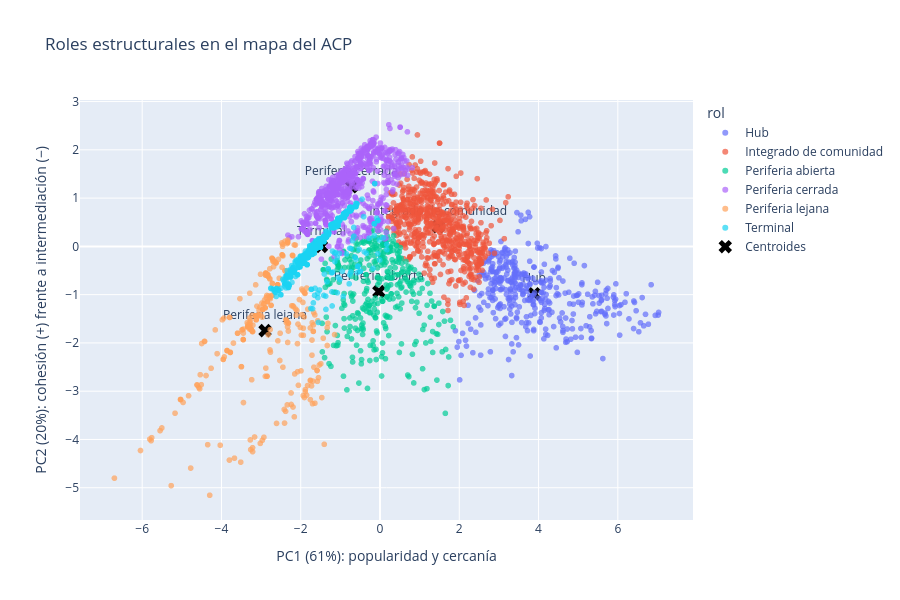

This figure's notebook cell:
### Markdown cell above
### Qué muestran GMM y DBSCAN

- **GMM:** coincide en parte con k-means (ARI 0,554) y casi no deja aeropuertos ambiguos (solo 2 de 3.188 tienen una pertenencia máxima menor a 0,8). Es decir, los grupos están bien separados en este espacio; lo que cambia entre algoritmos son los límites entre los roles de periferia, que son un continuo.
- **DBSCAN** encuentra 8 zonas densas y marca **39 outliers estructurales (1,2%)**. Veinticuatro de ellos son "periferia lejana" para k-means. Entre los diez de mayor degree, ocho son aeropuertos canadienses (Toronto, Sioux Lookout, Regina, Saskatoon…) y dos son de Vanuatu. Toronto (degree 147) es el caso más llamativo: es un hub con una excentricidad de solo 6, la más baja del grupo, y su combinación de medidas no cabe en ninguna zona densa. Que tantos canadienses aparezcan aquí sugiere un perfil particular de esa región (conexiones moderadas y cercanas al núcleo), pero no lo hemos verificado.

### Code cell
# 5.6 Mapa de los aeropuertos en las dos primeras componentes del ACP, coloreado por rol
import plotly.express as px
import plotly.graph_objects as go

coords = pca.transform(Z)[:, :2]
df_rol["PC1"], df_rol["PC2"] = coords[:, 0], coords[:, 1]

fig = px.scatter(df_rol, x="PC1", y="PC2", color="rol", hover_name="etiqueta",
                 hover_data=["ciudad", "pais", "degree"], opacity=0.7,
                 category_orders={"rol": roles_orden}, title="Roles estructurales en el mapa del ACP")

# Centroides de cada rol (X negras)
cent_pca = pca.transform(centroides)[:, :2]
fig.add_trace(go.Scatter(x=cent_pca[:, 0], y=cent_pca[:, 1], mode="markers+text", text=roles_orden,
                         textposition="top center", name="Centroides", hoverinfo="skip",
                         marker=dict(symbol="x", size=12, color="black")))
fig.update_layout(height=600,
                  xaxis_title=f"PC1 ({varianza.iloc[0]:.0%}): popularidad y cercanía",
                  yaxis_title=f"PC2 ({varianza.iloc[1]:.0%}): cohesión (+) frente a intermediación (−)")
fig.show()

### Figure 1 — Plotly figure (JSON) as saved in the notebook; plotly's stock layout.template omitted (floating-point values rounded to 4 significant figures; data arrays with more than 128 entries replaced by an {"elided": "..."} marker saying what was removed)
{"data": [{"customdata": {"elided": "394x3 mixed values"}, "hovertemplate": "<b>%{hovertext}</b><br><br>rol=Hub<br>PC1=%{x}<br>PC2=%{y}<br>ciudad=%{customdata[0]}<br>pais=%{customdata[1]}<br>degree=%{customdata[2]}<extra></extra>", "hovertext": {"elided": "394 str values"}, "legendgroup": "Hub", "marker": {"color": "#636efa", "opacity": 0.7, "symbol": "circle"}, "mode": "markers", "name": "Hub", "showlegend": true, "type": "scattergl", "x": {"elided": "394 float values"}, "xaxis": "x", "y": {"elided": "394 float values"}, "yaxis": "y"}, {"customdata": {"elided": "653x3 mixed values"}, "hovertemplate": "<b>%{hovertext}</b><br><br>rol=Integrado de comunidad<br>PC1=%{x}<br>PC2=%{y}<br>ciudad=%{customdata[0]}<br>pais=%{customdata[1]}<br>degree=%{customdata[2]}<extra></extra>", "hovertext": {"elided": "653 str values"}, "legendgroup": "Integrado de comunidad", "marker": {"color": "#EF553B", "opacity": 0.7, "symbol": "circle"}, "mode": "markers", "name": "Integrado de comunidad", "showlegend": true, "type": "scattergl", "x": {"elided": "653 float values"}, "xaxis": "x", "y": {"elided": "653 float values"}, "yaxis": "y"}, {"customdata": {"elided": "353x3 mixed values"}, "hovertemplate": "<b>%{hovertext}</b><br><br>rol=Periferia abierta<br>PC1=%{x}<br>PC2=%{y}<br>ciudad=%{customdata[0]}<br>pais=%{customdata[1]}<br>degree=%{customdata[2]}<extra></extra>", "hovertext": {"elided": "353 str values"}, "legendgroup": "Periferia abierta", "marker": {"color": "#00cc96", "opacity": 0.7, "symbol": "circle"}, "mode": "markers", "name": "Periferia abierta", "showlegend": true, "type": "scattergl", "x": {"elided": "353 float values"}, "xaxis": "x", "y": {"elided": "353 float values"}, "yaxis": "y"}, {"customdata": {"elided": "812x3 mixed values"}, "hovertemplate": "<b>%{hovertext}</b><br><br>rol=Periferia cerrada<br>PC1=%{x}<br>PC2=%{y}<br>ciudad=%{customdata[0]}<br>pais=%{customdata[1]}<br>degree=%{customdata[2]}<extra></extra>", "hovertext": {"elided": "812 str values"}, "legendgroup": "Periferia cerrada", "marker": {"color": "#ab63fa", "opacity": 0.7, "symbol": "circle"}, "mode": "markers", "name": "Periferia cerrada", "showlegend": true, "type": "scattergl", "x": {"elided": "812 float values"}, "xaxis": "x", "y": {"elided": "812 float values"}, "yaxis": "y"}, {"customdata": {"elided": "317x3 mixed values"}, "hovertemplate": "<b>%{hovertext}</b><br><br>rol=Periferia lejana<br>PC1=%{x}<br>PC2=%{y}<br>ciudad=%{customdata[0]}<br>pais=%{customdata[1]}<br>degree=%{customdata[2]}<extra></extra>", "hovertext": {"elided": "317 str values"}, "legendgroup": "Periferia lejana", "marker": {"color": "#FFA15A", "opacity": 0.7, "symbol": "circle"}, "mode": "markers", "name": "Periferia lejana", "showlegend": true, "type": "scattergl", "x": {"elided": "317 float values"}, "xaxis": "x", "y": {"elided": "317 float values"}, "yaxis": "y"}, {"customdata": {"elided": "659x3 mixed values"}, "hovertemplate": "<b>%{hovertext}</b><br><br>rol=Terminal<br>PC1=%{x}<br>PC2=%{y}<br>ciudad=%{customdata[0]}<br>pais=%{customdata[1]}<br>degree=%{customdata[2]}<extra></extra>", "hovertext": {"elided": "659 str values"}, "legendgroup": "Terminal", "marker": {"color": "#19d3f3", "opacity": 0.7, "symbol": "circle"}, "mode": "markers", "name": "Terminal", "showlegend": true, "type": "scattergl", "x": {"elided": "659 float values"}, "xaxis": "x", "y": {"elided": "659 float values"}, "yaxis": "y"}, {"hoverinfo": "skip", "marker": {"color": "black", "size": 12, "symbol": "x"}, "mode": "markers+text", "name": "Centroides", "text": ["Hub", "Integrado de comunidad", "Periferia abierta", "Periferia cerrada", "Periferia lejana", "Terminal"], "textposition": "top center", "type": "scatter", "x": [3.889, 1.466, -0.02855, -0.7225, -2.9, -1.478], "y": [-0.9813, 0.4091, -0.9359, 1.235, -1.745, 0.0003393]}], "layout": {"height": 600, "legend": {"title": {"text": "rol"}, "tracegroupgap": 0}, "title": {"text": "Roles estructurales en el mapa del ACP"}, "xaxis": {"anchor": "y", "domain": [0, 1], "title": {"text": "PC1 (61%): popularidad y cercanía"}}, "yaxis": {"anchor": "x", "domain": [0, 1], "title": {"text": "PC2 (20%): cohesión (+) frente a intermediación (−)"}}}}
